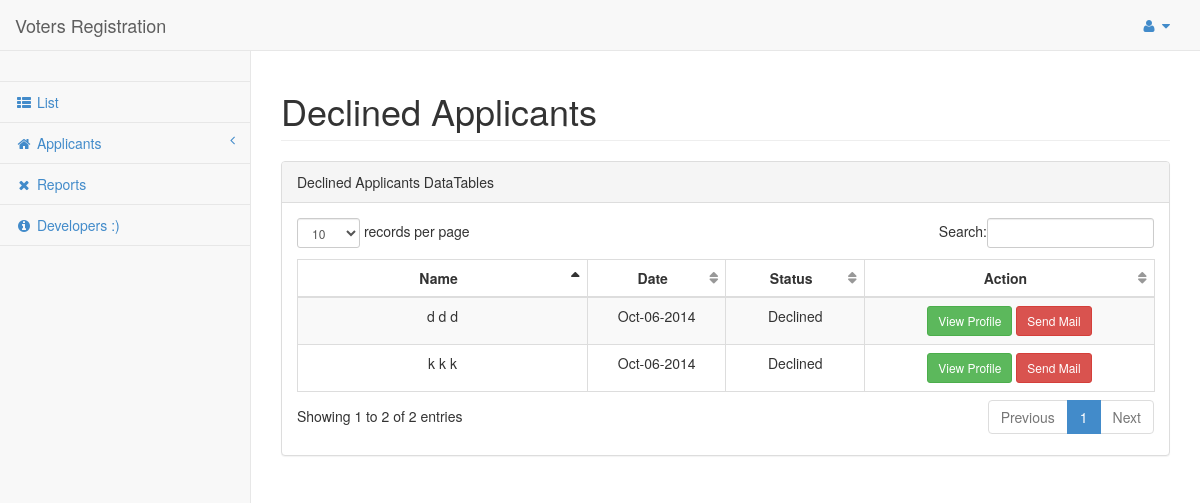
/view/declined.php (signed in), run on the app's committed database.
### tables this page shows
CREATE TABLE IF NOT EXISTS `applicant` (
  `id` int(11) NOT NULL AUTO_INCREMENT,
  `code` varchar(10) NOT NULL,
  `status` int(11) NOT NULL,
  `reason` varchar(500) NOT NULL,
  `citizenship` varchar(250) NOT NULL,
  `birth` varchar(250) NOT NULL,
  `emailad` varchar(250) NOT NULL,
  `mailStat` int(11) NOT NULL COMMENT '0=not, 1=done',
  `mobile` varchar(250) NOT NULL,
  `lname` varchar(250) NOT NULL,
  `fname` varchar(250) NOT NULL,
  `mname` varchar(250) NOT NULL,
  `province` varchar(250) NOT NULL,
  `city` varchar(250) NOT NULL,
  `brgy` varchar(250) NOT NULL,
  `houseno` varchar(250) NOT NULL,
  `gender` varchar(250) NOT NULL,
  `birthcity` varchar(250) NOT NULL,
  `birthprovince` varchar(250) NOT NULL,
  `civil` varchar(250) NOT NULL,
  `spouse` varchar(250) NOT NULL,
  `citizentype` varchar(250) NOT NULL,
  `natdate` varchar(250) NOT NULL,
  `natno` varchar(250) NOT NULL,
  `cityresyears` varchar(250) NOT NULL,
  `cityresmonths` varchar(250) NOT NULL,
  `philresyears` varchar(250) NOT NULL,
  `occupation` varchar(250) NOT NULL,
  `tinnum` varchar(250) NOT NULL,
  `fatherlname` varchar(250) NOT NULL,
  `fatherfname` varchar(250) NOT NULL,
  `fathermname` varchar(250) NOT NULL,
  `motherlname` varchar(250) NOT NULL,
  `motherfname` varchar(250) NOT NULL,
  `mothermname` varchar(250) NOT NULL,
  `date` date NOT NULL,
  `image` mediumtext NOT NULL,
  `document` mediumtext NOT NULL,
  `height` varchar(250) NOT NULL,
  `weight` varchar(250) NOT NULL,
  PRIMARY KEY (`id`)
);

### view/declined_table.php (the view, shortened to what this page needs)
<?php
    $sql="SELECT * FROM applicant where status = 2";
    $result=mysql_query($sql);
?>
<?php while($row=mysql_fetch_array($result)){ ?>
    <tr>
        <td style="text-align:center;"><?php echo $row['fname']." ".$row['mname']." ".$row['lname']; ?></td>
        <td style="text-align:center;"><?php $dt = $row['date']; echo date("M-d-Y", strtotime($dt)); ?></td>
        <td style="text-align:center;">
            <?php
                if($row['status'] == 2)
                    echo "Declined";
            ?>
        </td>
        <td style="text-align:center; font-weight:bold;">
            <a href="view_data.php?id=<?php echo $row['id'];?>" style="color:white; text-decoration: none; ">
                <button type="button" class="btn btn-success btn-sm">
                    View Profile
                </button>
            </a>
            <?php
                if($row['mailStat'] == 0){ ?>
                    <a href="../control/emailDecline.php?id=<?php echo $row['id']; ?>" style="color:white;text-decoration:none;">
                        <button type="button" class="btn btn-danger btn-sm" name="declined">
                                Send Mail
                        </button>
                    </a>
                <?php }else{
                    echo "Done sending mail. :)";
                }
            ?>
        </td>
    </tr>
<?php } ?>

### css/sb-admin-2.css (style rules this page uses)
body { background-color: #f8f8f8; }

### data on the page
applicant: fname "d", mname "d", lname "d", date "Oct-06-2014", status "Declined"
applicant: fname "k", mname "k", lname "k", date "Oct-06-2014", status "Declined"
